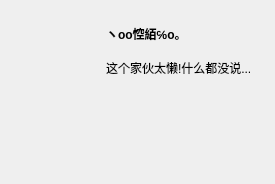
<?xml version="1.0" encoding="UTF-8"?>
<ui version="4.0">
 <class>Dialog</class>
 <widget class="QDialog" name="Dialog">
  <property name="geometry">
   <rect>
    <x>0</x>
    <y>0</y>
    <width>275</width>
    <height>184</height>
   </rect>
  </property>
  <property name="minimumSize">
   <size>
    <width>275</width>
    <height>180</height>
   </size>
  </property>
  <property name="maximumSize">
   <size>
    <width>275</width>
    <height>184</height>
   </size>
  </property>
  <property name="windowTitle">
   <string/>
  </property>
  <property name="styleSheet">
   <string notr="true">QDialog {
	background: transparent url(:/res/bg.jpg) no-repeat center center;
}

QDialog &gt; QWidget#widget_2 &gt; QLabel {
	image: url(:/res/icon.ico);
}</string>
  </property>
  <property name="sizeGripEnabled">
   <bool>false</bool>
  </property>
  <property name="modal">
   <bool>false</bool>
  </property>
  <layout class="QVBoxLayout" name="verticalLayout">
   <item>
    <widget class="QWidget" name="widget" native="true">
     <property name="minimumSize">
      <size>
       <width>0</width>
       <height>80</height>
      </size>
     </property>
     <property name="maximumSize">
      <size>
       <width>16777215</width>
       <height>80</height>
      </size>
     </property>
     <property name="styleSheet">
      <string notr="true"/>
     </property>
     <layout class="QHBoxLayout" name="horizontalLayout_2">
      <property name="leftMargin">
       <number>0</number>
      </property>
      <property name="topMargin">
       <number>0</number>
      </property>
      <property name="rightMargin">
       <number>0</number>
      </property>
      <property name="bottomMargin">
       <number>0</number>
      </property>
      <item>
       <widget class="QLabel" name="itemHeadLabel">
        <property name="minimumSize">
         <size>
          <width>80</width>
          <height>80</height>
         </size>
        </property>
        <property name="maximumSize">
         <size>
          <width>80</width>
          <height>80</height>
         </size>
        </property>
        <property name="toolTip">
         <string>进入空间</string>
        </property>
        <property name="styleSheet">
         <string notr="true"/>
        </property>
        <property name="text">
         <string>&lt;html&gt;&lt;head/&gt;&lt;body&gt;&lt;p&gt;&lt;a href=&quot;http://www.baidu.com&quot;&gt;&lt;img src=&quot;:/res/icon.ico&quot; width=&quot;40px&quot; height=&quot;40px&quot;/&gt;&lt;/a&gt;&lt;/p&gt;&lt;/body&gt;&lt;/html&gt;</string>
        </property>
        <property name="openExternalLinks">
         <bool>true</bool>
        </property>
       </widget>
      </item>
      <item>
       <widget class="QWidget" name="widget_3" native="true">
        <layout class="QVBoxLayout" name="verticalLayout_2">
         <item>
          <widget class="QLabel" name="itemNameLabel">
           <property name="toolTip">
            <string>ヽoo悾絔℅o。 点击查看详细资料</string>
           </property>
           <property name="styleSheet">
            <string notr="true">QLabel#itemNameLabel {
	color: black;
	font-weight: bold;
}</string>
           </property>
           <property name="text">
            <string>&lt;html&gt;&lt;head/&gt;&lt;body&gt;&lt;p&gt;&lt;a href=&quot;http://www.baidu.com&quot;&gt;&lt;span style=&quot;color: black;text-decoration: none;text-overflow: ellipsis;white-space: nowrap;overflow: hidden;&quot;&gt;ヽoo悾絔℅o。&lt;/span&gt;&lt;/a&gt;&lt;/p&gt;&lt;/body&gt;&lt;/html&gt;</string>
           </property>
           <property name="openExternalLinks">
            <bool>true</bool>
           </property>
          </widget>
         </item>
         <item>
          <widget class="QLabel" name="itemMoodLabel">
           <property name="toolTip">
            <string>点击查看心情</string>
           </property>
           <property name="styleSheet">
            <string notr="true">QLabel#itemMoodLabel {
	color: black;
}</string>
           </property>
           <property name="text">
            <string>&lt;html&gt;&lt;head/&gt;&lt;body&gt;&lt;p&gt;&lt;a href=&quot;http://www.baidu.com&quot;&gt;&lt;span style=&quot;color: black;text-decoration: none;text-overflow: ellipsis;white-space: nowrap;overflow: hidden;&quot;&gt;这个家伙太懒!什么都没说...&lt;/span&gt;&lt;/a&gt;&lt;/p&gt;&lt;/body&gt;&lt;/html&gt;</string>
           </property>
           <property name="openExternalLinks">
            <bool>true</bool>
           </property>
          </widget>
         </item>
        </layout>
       </widget>
      </item>
     </layout>
    </widget>
   </item>
   <item>
    <widget class="QWidget" name="widget_2" native="true">
     <property name="minimumSize">
      <size>
       <width>0</width>
       <height>80</height>
      </size>
     </property>
     <property name="maximumSize">
      <size>
       <width>16777215</width>
       <height>80</height>
      </size>
     </property>
     <layout class="QHBoxLayout" name="horizontalLayout">
      <property name="leftMargin">
       <number>0</number>
      </property>
      <property name="topMargin">
       <number>0</number>
      </property>
      <property name="rightMargin">
       <number>0</number>
      </property>
      <property name="bottomMargin">
       <number>0</number>
      </property>
      <item>
       <widget class="QLabel" name="itemPicLabel_1">
        <property name="text">
         <string/>
        </property>
       </widget>
      </item>
      <item>
       <widget class="QLabel" name="itemPicLabel_2">
        <property name="text">
         <string/>
        </property>
       </widget>
      </item>
      <item>
       <widget class="QLabel" name="itemPicLabel_3">
        <property name="text">
         <string/>
        </property>
       </widget>
      </item>
     </layout>
    </widget>
   </item>
  </layout>
 </widget>
 <resources/>
 <connections/>
</ui>
